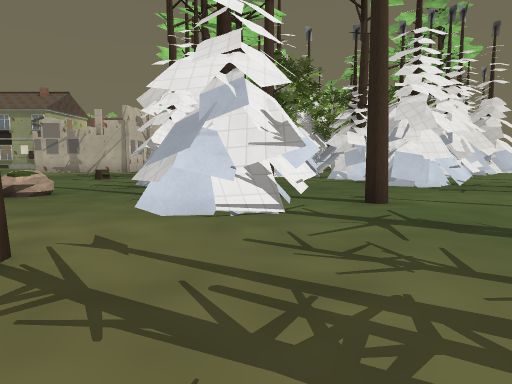
View 1 (above)

24 first-person views from a walk through a Godot game level. The camera is 1.2 m above the floor, tilts 6° down and sees 75° across. The floor is counted in squares, 2 m on a side. Each view is taken from the middle of a square. On the plan, view 1 faces up. The plan holds only what a view shows up to about 10 squares ahead; the rest is blank. The place goes on beyond the plan. Door leaves are left out where a doorway can be walked through. Some surface patterns are stand-ins.

View 2
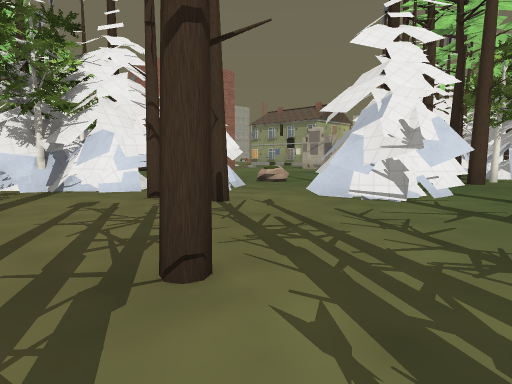

View 3
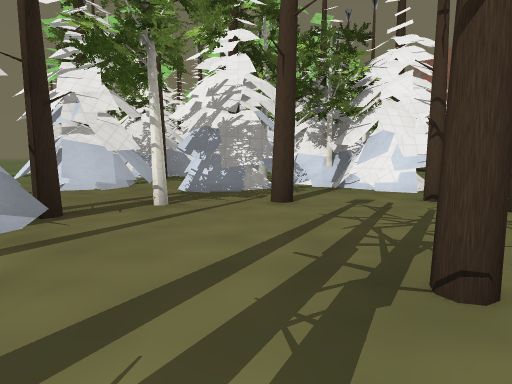

View 4
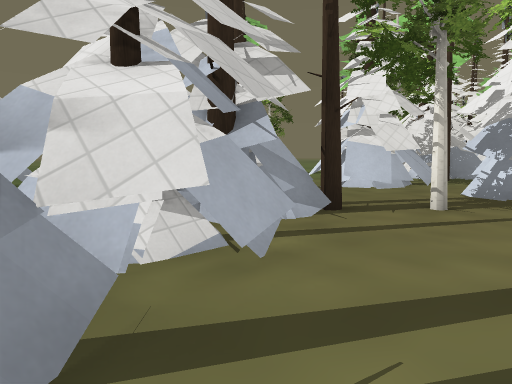

View 5
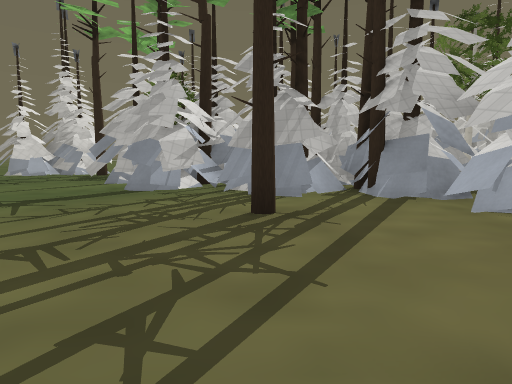

View 6
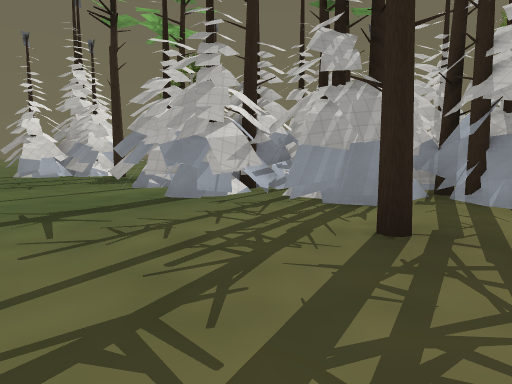

View 7
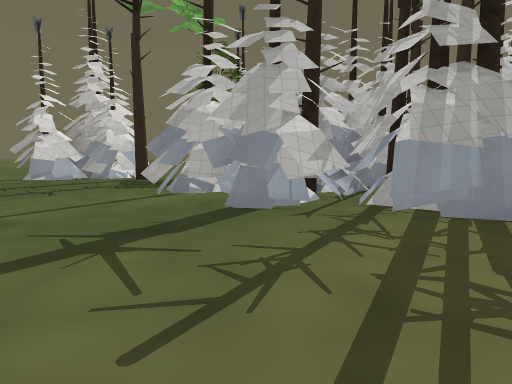

View 8
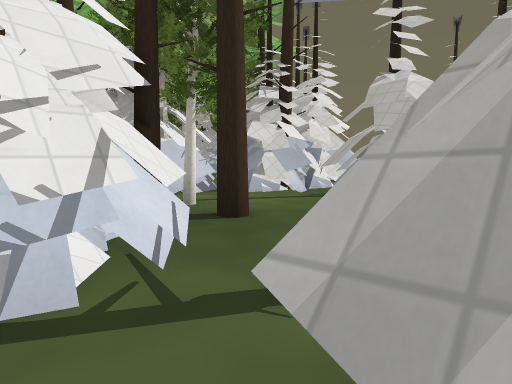

View 9
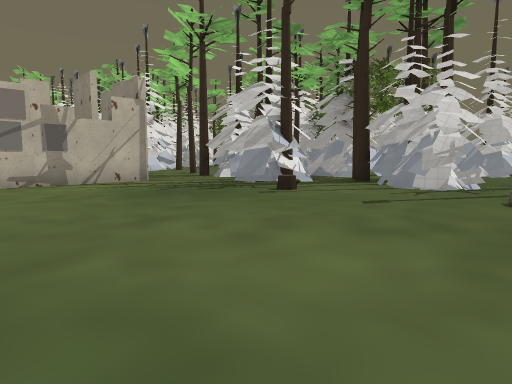

View 10
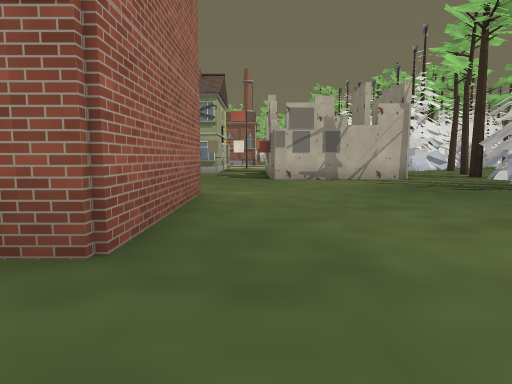

View 11
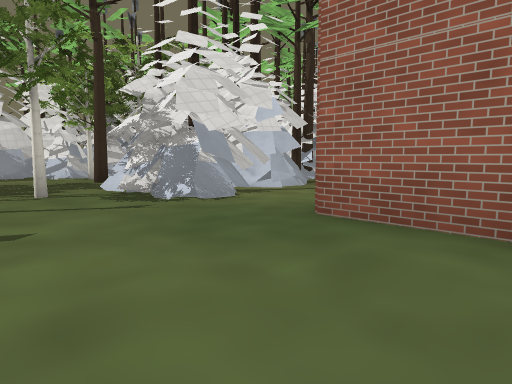

View 12
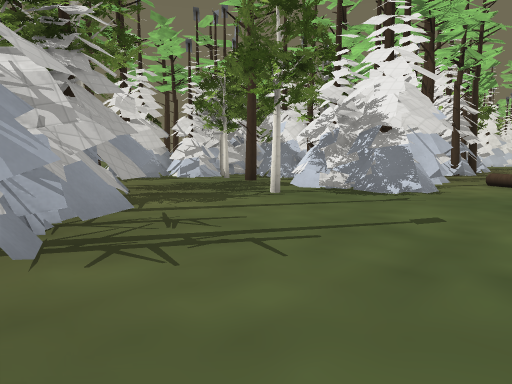

View 13
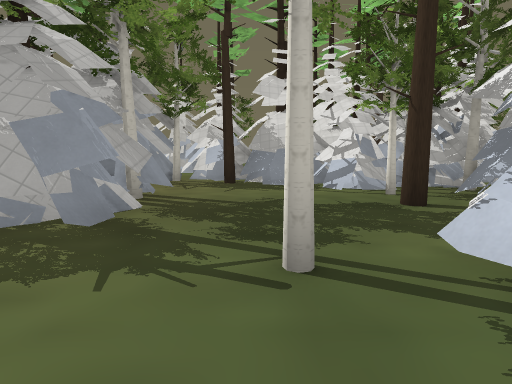

View 14
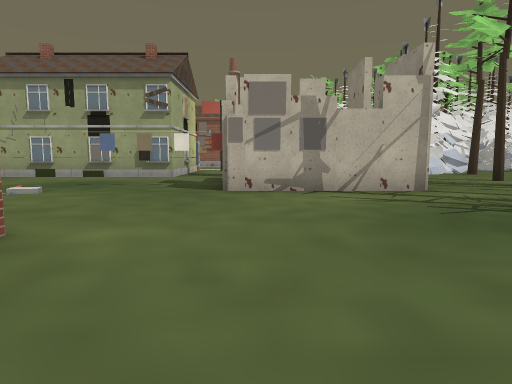

View 15
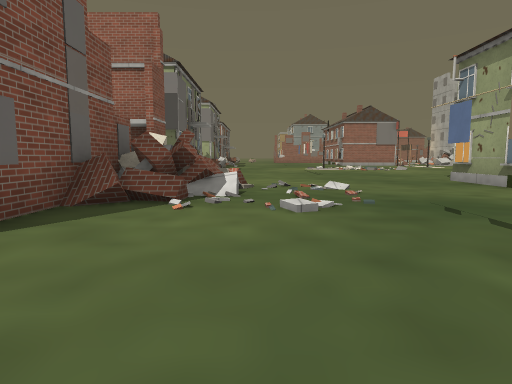

View 16
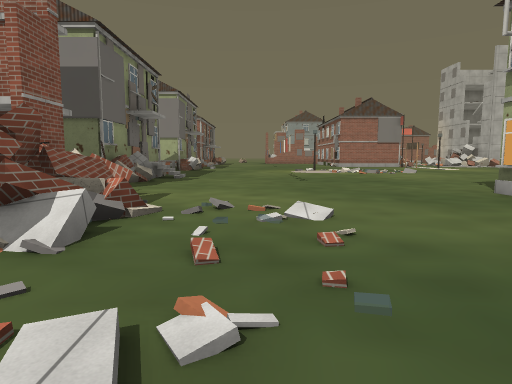

View 17
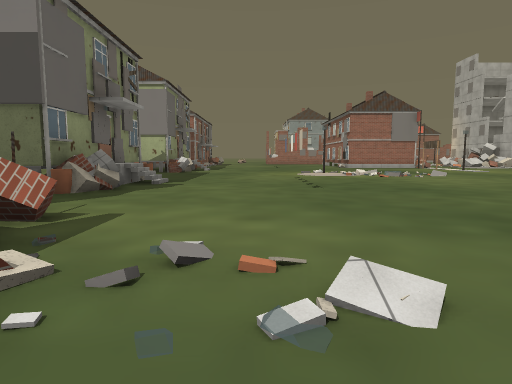

View 18
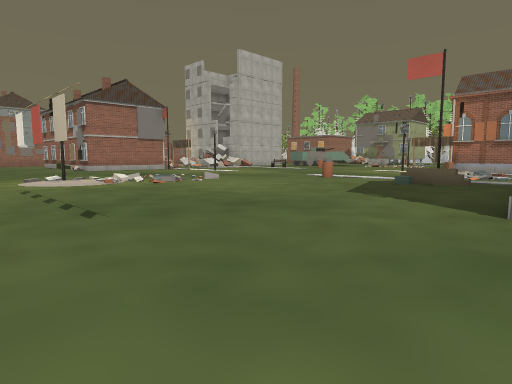

View 19
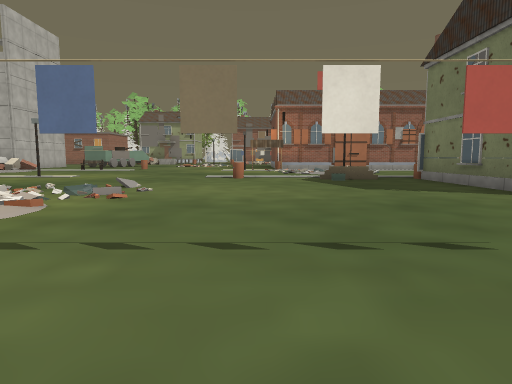

View 20
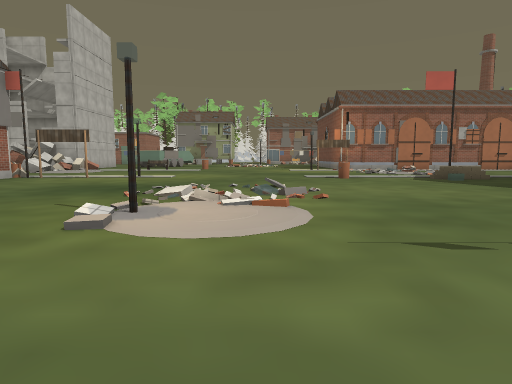

View 21
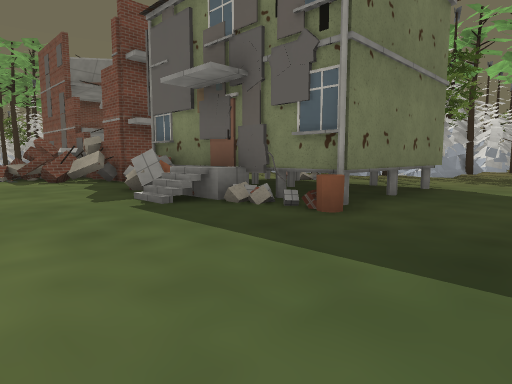

View 22
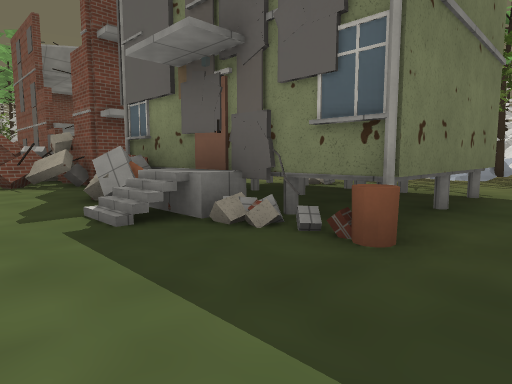

View 23
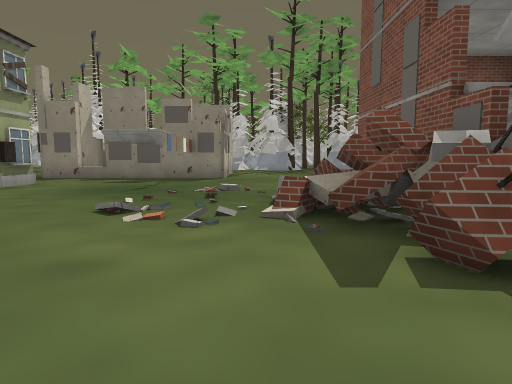

View 24
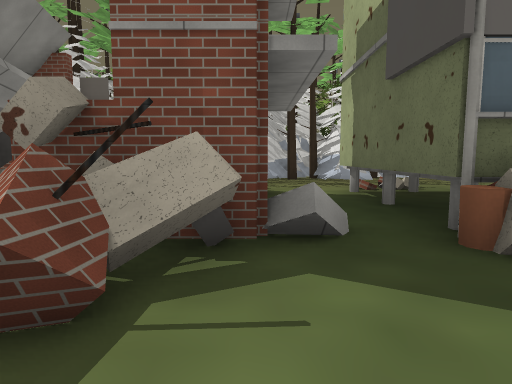

### Floor plan
Key: @ floor where view 1 was taken; # wall or solid block; x gap in a wall; . main floor; : floor 0.5 m higher than the main floor; / step, stairs or slope; D door; = window, fence, low wall or low ledge; ^ raised ledge; T pine tree; R rock; B barrel; S sandbag.
Columns run from 31 left of view 1 to 8 right of it. Each row starts with its distance up from view 1.
 22 ###.#..........
 21 #.........B.SS.##
 20  ..............#
 19   ...../.......#
 18   ...../.......#      .#
 17    ..////......######..x     ..
 16     ..#/...............#    ...
 15     ...................#   ..T
 14      ....#xx#.......#x##   .T#
 13       .................####.##
 12       ......................##
 11       .........####.........## #
 10       ..##D##.#####.........T#####   #.
  9       ..#^#^=.########.....:..T#.#####..
  8        .#^^^=.       #.......##T..##...#
  7        .#   =.       #.......##...##...#
  6        .^####.    ####.................#
  5        ........    =........R.##.......T
  4        .............##........##.T..# ..
  3        ....#TT#T#T####....###.......#
  2         .# #### ###  #.#..###T....###
  1                      ....###T.....###
  0                    # T...##....@T#####
 -1                    ###...###T.....T###
 -2                    #^x...###.#..#TT#
 -3                    #####......T#####
 -4                       ##T###..######
 -5                        #####
 -6                          #

Where each view was taken, in squares from view 1:
view 1: 0 up, 0 right, facing up
view 2: 1 down, 2 right, facing up-left
view 3: 1 down, 2 right, facing left
view 4: 1 down, 2 right, facing down-left
view 5: 0 up, 3 left, facing right
view 6: 1 up, 2 left, facing right
view 7: 2 up, 1 left, facing right
view 8: 5 up, 2 left, facing up-right
view 9: 5 up, 9 left, facing up-right
view 10: 4 up, 9 left, facing up
view 11: 8 up, 7 left, facing down-left
view 12: 6 up, 4 left, facing down-left
view 13: 4 up, 8 left, facing down
view 14: 7 up, 8 left, facing up
view 15: 12 up, 8 left, facing left
view 16: 13 up, 11 left, facing left
view 17: 13 up, 13 left, facing left
view 18: 13 up, 16 left, facing up-left
view 19: 12 up, 21 left, facing up
view 20: 12 up, 24 left, facing up
view 21: 13 up, 25 left, facing down-right
view 22: 12 up, 24 left, facing down-right
view 23: 12 up, 18 left, facing right
view 24: 12 up, 17 left, facing down
